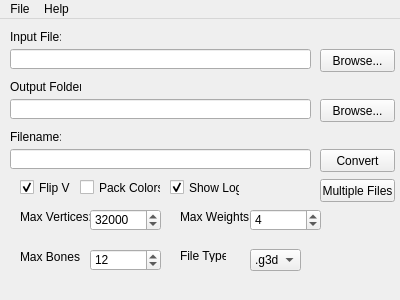
<?xml version="1.0" encoding="UTF-8"?>
<ui version="4.0">
 <class>MainWindow</class>
 <widget class="QMainWindow" name="MainWindow">
  <property name="geometry">
   <rect>
    <x>0</x>
    <y>0</y>
    <width>400</width>
    <height>300</height>
   </rect>
  </property>
  <property name="font">
   <font>
    <family>Arial</family>
    <weight>50</weight>
    <bold>false</bold>
   </font>
  </property>
  <property name="windowTitle">
   <string>FBX-Converter</string>
  </property>
  <widget class="QWidget" name="centralWidget">
   <widget class="QLineEdit" name="input_file">
    <property name="geometry">
     <rect>
      <x>10</x>
      <y>30</y>
      <width>301</width>
      <height>20</height>
     </rect>
    </property>
   </widget>
   <widget class="QLineEdit" name="output_folder">
    <property name="geometry">
     <rect>
      <x>10</x>
      <y>80</y>
      <width>301</width>
      <height>20</height>
     </rect>
    </property>
   </widget>
   <widget class="QLineEdit" name="filename">
    <property name="geometry">
     <rect>
      <x>10</x>
      <y>130</y>
      <width>301</width>
      <height>20</height>
     </rect>
    </property>
   </widget>
   <widget class="QLabel" name="label">
    <property name="geometry">
     <rect>
      <x>10</x>
      <y>10</y>
      <width>51</width>
      <height>16</height>
     </rect>
    </property>
    <property name="text">
     <string>Input File:</string>
    </property>
   </widget>
   <widget class="QPushButton" name="browse0">
    <property name="geometry">
     <rect>
      <x>320</x>
      <y>30</y>
      <width>75</width>
      <height>23</height>
     </rect>
    </property>
    <property name="text">
     <string>Browse...</string>
    </property>
   </widget>
   <widget class="QPushButton" name="browse1">
    <property name="geometry">
     <rect>
      <x>320</x>
      <y>80</y>
      <width>75</width>
      <height>23</height>
     </rect>
    </property>
    <property name="text">
     <string>Browse...</string>
    </property>
   </widget>
   <widget class="QLabel" name="label_2">
    <property name="geometry">
     <rect>
      <x>10</x>
      <y>60</y>
      <width>71</width>
      <height>16</height>
     </rect>
    </property>
    <property name="text">
     <string>Output Folder:</string>
    </property>
   </widget>
   <widget class="QLabel" name="label_3">
    <property name="geometry">
     <rect>
      <x>10</x>
      <y>110</y>
      <width>51</width>
      <height>16</height>
     </rect>
    </property>
    <property name="text">
     <string>Filename:</string>
    </property>
   </widget>
   <widget class="QPushButton" name="convert">
    <property name="enabled">
     <bool>true</bool>
    </property>
    <property name="geometry">
     <rect>
      <x>320</x>
      <y>130</y>
      <width>75</width>
      <height>23</height>
     </rect>
    </property>
    <property name="text">
     <string>Convert</string>
    </property>
   </widget>
   <widget class="QCheckBox" name="flip">
    <property name="geometry">
     <rect>
      <x>20</x>
      <y>160</y>
      <width>51</width>
      <height>17</height>
     </rect>
    </property>
    <property name="text">
     <string>Flip V</string>
    </property>
    <property name="checked">
     <bool>true</bool>
    </property>
   </widget>
   <widget class="QCheckBox" name="log">
    <property name="geometry">
     <rect>
      <x>170</x>
      <y>160</y>
      <width>70</width>
      <height>17</height>
     </rect>
    </property>
    <property name="text">
     <string>Show Log</string>
    </property>
    <property name="checked">
     <bool>true</bool>
    </property>
   </widget>
   <widget class="QCheckBox" name="pack">
    <property name="geometry">
     <rect>
      <x>80</x>
      <y>160</y>
      <width>81</width>
      <height>17</height>
     </rect>
    </property>
    <property name="text">
     <string>Pack Colors</string>
    </property>
   </widget>
   <widget class="QLabel" name="label_4">
    <property name="geometry">
     <rect>
      <x>20</x>
      <y>230</y>
      <width>61</width>
      <height>16</height>
     </rect>
    </property>
    <property name="text">
     <string>Max Bones:</string>
    </property>
   </widget>
   <widget class="QLabel" name="label_5">
    <property name="geometry">
     <rect>
      <x>180</x>
      <y>190</y>
      <width>71</width>
      <height>16</height>
     </rect>
    </property>
    <property name="text">
     <string>Max Weights:</string>
    </property>
   </widget>
   <widget class="QLabel" name="label_6">
    <property name="geometry">
     <rect>
      <x>20</x>
      <y>190</y>
      <width>71</width>
      <height>16</height>
     </rect>
    </property>
    <property name="text">
     <string>Max Vertices:</string>
    </property>
   </widget>
   <widget class="QLabel" name="label_7">
    <property name="geometry">
     <rect>
      <x>180</x>
      <y>230</y>
      <width>46</width>
      <height>13</height>
     </rect>
    </property>
    <property name="text">
     <string>File Type:</string>
    </property>
   </widget>
   <widget class="QComboBox" name="fileT">
    <property name="geometry">
     <rect>
      <x>250</x>
      <y>230</y>
      <width>51</width>
      <height>22</height>
     </rect>
    </property>
    <item>
     <property name="text">
      <string>.g3db</string>
     </property>
    </item>
    <item>
     <property name="text">
      <string>.g3dj</string>
     </property>
    </item>
    <item>
     <property name="text">
      <string>.fbx</string>
     </property>
    </item>
   </widget>
   <widget class="QSpinBox" name="maxV">
    <property name="geometry">
     <rect>
      <x>90</x>
      <y>190</y>
      <width>71</width>
      <height>22</height>
     </rect>
    </property>
    <property name="minimum">
     <number>1</number>
    </property>
    <property name="maximum">
     <number>1000000000</number>
    </property>
    <property name="value">
     <number>32000</number>
    </property>
   </widget>
   <widget class="QSpinBox" name="maxB">
    <property name="geometry">
     <rect>
      <x>90</x>
      <y>230</y>
      <width>71</width>
      <height>22</height>
     </rect>
    </property>
    <property name="minimum">
     <number>1</number>
    </property>
    <property name="maximum">
     <number>1000000000</number>
    </property>
    <property name="value">
     <number>12</number>
    </property>
   </widget>
   <widget class="QSpinBox" name="maxW">
    <property name="geometry">
     <rect>
      <x>250</x>
      <y>190</y>
      <width>71</width>
      <height>22</height>
     </rect>
    </property>
    <property name="minimum">
     <number>1</number>
    </property>
    <property name="maximum">
     <number>1000000000</number>
    </property>
    <property name="value">
     <number>4</number>
    </property>
   </widget>
   <widget class="QPushButton" name="pushButton">
    <property name="geometry">
     <rect>
      <x>320</x>
      <y>160</y>
      <width>75</width>
      <height>23</height>
     </rect>
    </property>
    <property name="text">
     <string>Multiple Files</string>
    </property>
   </widget>
  </widget>
  <widget class="QMenuBar" name="menuBar">
   <property name="geometry">
    <rect>
     <x>0</x>
     <y>0</y>
     <width>400</width>
     <height>21</height>
    </rect>
   </property>
   <widget class="QMenu" name="menuFile">
    <property name="title">
     <string>File</string>
    </property>
    <addaction name="actionExit"/>
   </widget>
   <widget class="QMenu" name="menuHelp">
    <property name="title">
     <string>Help</string>
    </property>
    <addaction name="actionAbout"/>
    <addaction name="actionHelp"/>
   </widget>
   <addaction name="menuFile"/>
   <addaction name="menuHelp"/>
  </widget>
  <action name="actionExit">
   <property name="text">
    <string>Exit</string>
   </property>
  </action>
  <action name="actionAbout">
   <property name="text">
    <string>About</string>
   </property>
  </action>
  <action name="actionHelp">
   <property name="text">
    <string>Help</string>
   </property>
  </action>
 </widget>
 <layoutdefault spacing="6" margin="11"/>
 <resources/>
 <connections/>
</ui>
